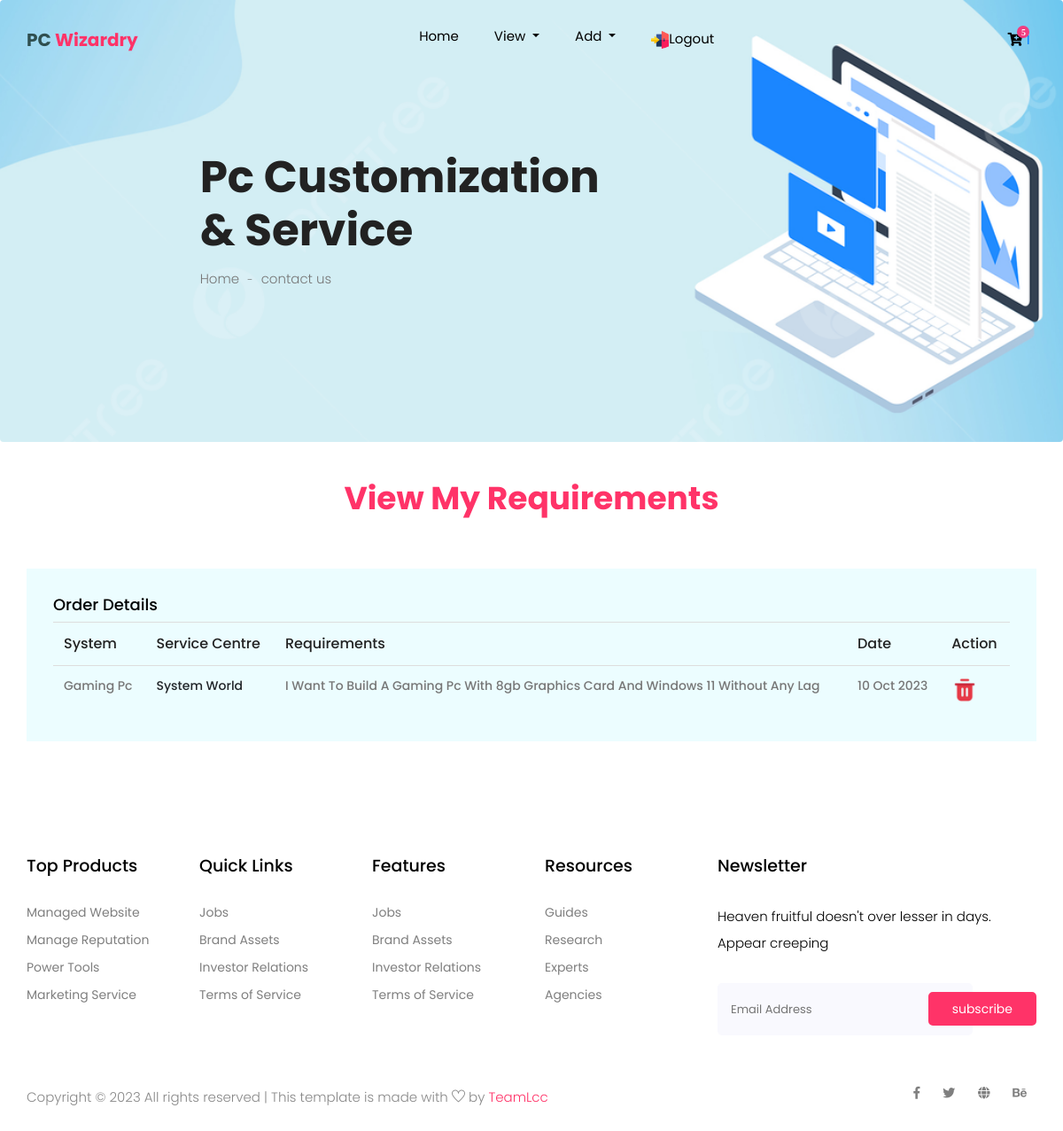
The app's page /USER/view_pc_requirements.php (signed in) with its own data.
### tables this page shows
CREATE TABLE `customizing_centre` (
  `cid` int(100) NOT NULL AUTO_INCREMENT,
  `cname` varchar(100) DEFAULT NULL,
  `cemail` varchar(100) DEFAULT NULL,
  `cphone` varchar(100) DEFAULT NULL,
  `caddress` varchar(100) DEFAULT NULL,
  `cimage` varchar(100) DEFAULT NULL,
  PRIMARY KEY (`cid`)
);

CREATE TABLE `requirements` (
  `req_id` int(100) NOT NULL AUTO_INCREMENT,
  `system` varchar(100) DEFAULT NULL,
  `desc` varchar(100) DEFAULT NULL,
  `date` varchar(100) DEFAULT NULL,
  `uid` varchar(100) DEFAULT NULL,
  `cus_id` varchar(100) DEFAULT NULL,
  `price` varchar(100) DEFAULT 'not defined',
  `status` varchar(100) DEFAULT 'N/A',
  `payment` varchar(100) DEFAULT NULL,
  PRIMARY KEY (`req_id`)
);

### USER/view_pc_requirements.php (the view, shortened to what this page needs)
<?php
$uid = $_SESSION['uid'];
include '../connection/connect.php';
include './header.php';
?>
<section class="confirmation_part ">
    <br>
    <br><center><h1><b>View My Requirements</b></h1></center>
    <div class="container">
        <div class="row">
            <div class="col-lg-12">
                <div class="order_details_iner">
                    <h3>Order Details</h3>
                    <table class="table table-borderless">
                        <thead>
                            <tr>
                                <th scope="col" colspan="2">System</th>
                                <th scope="col">Service Centre</th>
                                <th scope="col">Requirements</th>
                                <th scope="col">Date</th>
                                <th scope="col">Action</th>
                            </tr>
                        </thead>
                        <tbody>
                            <?php
                            $view = "SELECT `requirements`.*,`customizing_centre`.* FROM `customizing_centre`,`requirements` WHERE `customizing_centre`.`cid`=`requirements`.`cus_id` AND `requirements`.`uid`='$uid'";
                            $exe = mysqli_query($conn, $view);
                            while ($row = mysqli_fetch_array($exe)) {
                                ?>
                                <tr>
                                    <th colspan="2"><span>
                                            <?php echo $row['system'] ?>
                                        </span></th>
                                    <th>
                                        <?php echo $row['cname'] ?>
                                    </th>
                                    <th> <span>
                                            <?php echo $row['desc'] ?>
                                        </span></th>
                                    <th> <span>
                                            <?php echo $row['date'] ?>
                                        </span></th>
                                    <th> <span>
                                            <a
                                                href="delete_req.php?req_id=<?php echo $row['req_id'] ?>"><img
                                                    src="../img/trash.png" width="30px" alt=""></a>
                                        </span></th>
                                </tr>
                            <?php } ?>
                        </tbody>
                    </table>
                </div>
            </div>
        </div>
    </div>
</section>
<?php
include './footer.php'
    ?>

### records on screen
customizing_centre: requirements.system "Gaming Pc", cname "System World", requirements.desc "I Want To Build A Gaming Pc With 8gb Graphics Card And Windows 11 Without Any Lag", requirements.date "10 Oct 2023"

### other values on screen
$cnt "1"
